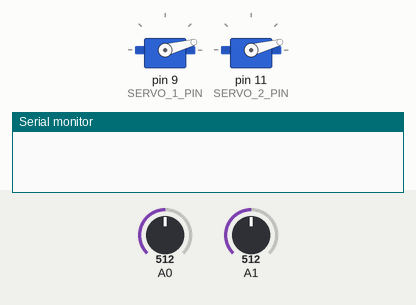
This sketch was run on a simulated Arduino Uno, built with avr-gcc and run on an emulated ATmega328P. Shown: 2 × servo, the last lines printed to the serial monitor. The test bench sets the inputs (shaded band); at power-on: A0 = 512, A1 = 512.

Above: at 1.2 s.
1.3 s: A0 set to 716
At 2.4 s:
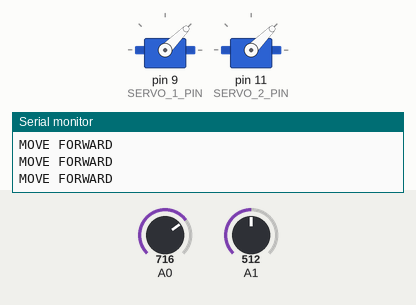
2.8 s: A0 set to 900
At 4.0 s:
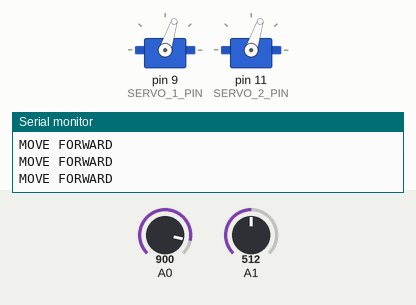
4.3 s: A0 set to 1023
At 5.4 s:
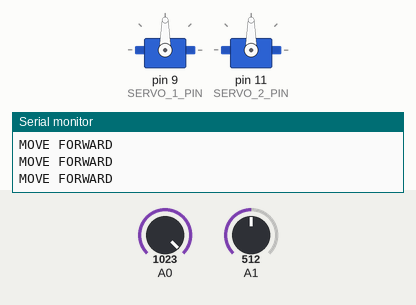
5.8 s: A0 set to 511
At 7.0 s:
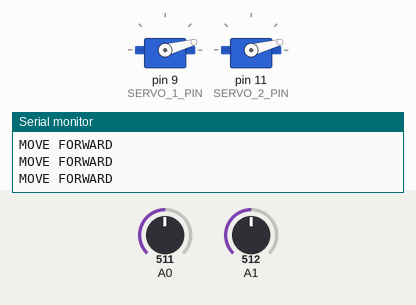
7.3 s: A1 set to 541
At 8.2 s:
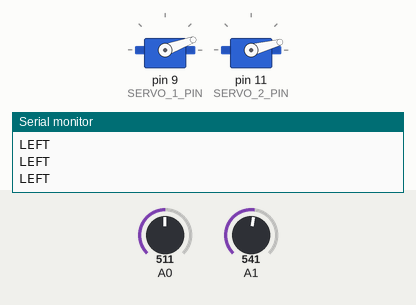
8.8 s: A1 set to 306
At 9.8 s:
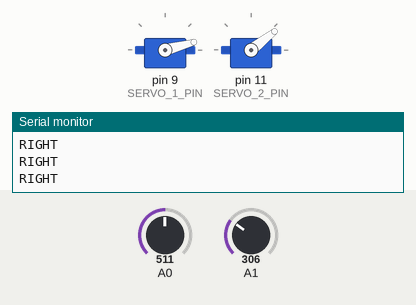
Timing chart, 0 to 11.3 s (numbered marks = the images above; inputs shaded):
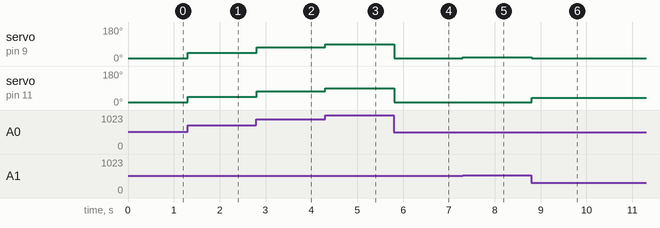

Measured:
- after the input at 1.3 s, servo on pin 9 (SERVO_1_PIN), servo on pin 11 (SERVO_2_PIN): 15° → 45° at once
- after the input at 2.8 s, servo on pin 9 (SERVO_1_PIN), servo on pin 11 (SERVO_2_PIN): 45° → 72° at once
- after the input at 4.3 s, servo on pin 9 (SERVO_1_PIN), servo on pin 11 (SERVO_2_PIN): 72° → 90° at once
- after the input at 5.8 s, servo on pin 9 (SERVO_1_PIN), servo on pin 11 (SERVO_2_PIN): 90° → 15° at once
- after the input at 7.3 s, servo on pin 9 (SERVO_1_PIN): 15° → 20° at once
- after the input at 8.8 s, servo on pin 9 (SERVO_1_PIN): 20° → 15° at once; servo on pin 11 (SERVO_2_PIN): 15° → 38° at once

The sketch:

code.ino
```cpp
#include <Servo.h>
#define SERVO_1_PIN 9
#define SERVO_2_PIN 11
#define MIN_ANGLE 15
#define MAX_ANGLE 90
int angle1,angle2,angle3;
int JOY[]{A0,A1};
Servo servoA;
Servo servoB;
void setup(){
  Serial.begin(9600);
  servoA.attach(SERVO_1_PIN);
  servoB.attach(SERVO_2_PIN);
  for(int i=0;i<2;i++){
    pinMode(JOY[i],INPUT);
  }
}
void loop(){
  angle1=map(analogRead(JOY[0]), 505, 1020, MIN_ANGLE,MAX_ANGLE);
  angle2=map(analogRead(JOY[1]), 505, 1020, MIN_ANGLE,MAX_ANGLE);
  angle3=map(analogRead(JOY[1]), 445, 0, MIN_ANGLE,MAX_ANGLE);
 // Serial.println(analogRead(JOY[1]));
  if(angle1<MIN_ANGLE){
    angle1=MIN_ANGLE;
  }else if(angle1>MAX_ANGLE){
    angle1=MAX_ANGLE;
  }
   if(angle2<MIN_ANGLE){
    angle2=MIN_ANGLE;
  }else if(angle2>MAX_ANGLE){
    angle2=MAX_ANGLE;
  }
   if(angle3<MIN_ANGLE){
    angle3=MIN_ANGLE;
  }else if(angle3>MAX_ANGLE){
    angle3=MAX_ANGLE;
  }
  if(angle1>MIN_ANGLE+2){
    servoA.write(angle1);
    servoB.write(angle1);
    Serial.println("MOVE FORWARD");
  }else if(angle2>MIN_ANGLE+2){
    Serial.println("LEFT");
    servoA.write(angle2);
    servoB.write(MIN_ANGLE);
  }
  else if(angle3>MIN_ANGLE+2){
    Serial.println("RIGHT");
    servoB.write(angle3);
    servoA.write(MIN_ANGLE);
  }else{
    servoB.write(MIN_ANGLE);
    servoA.write(MIN_ANGLE);
  }

}
```
